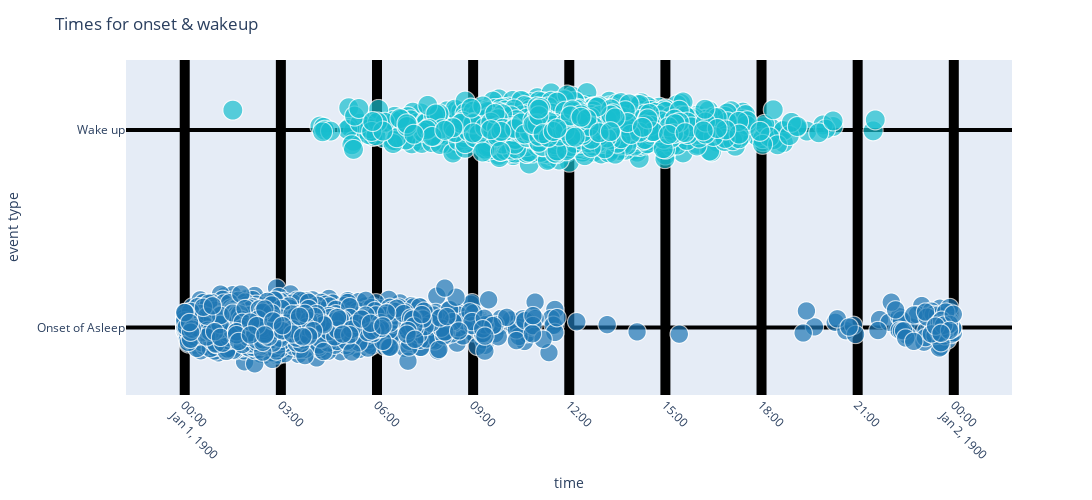

Here is the notebook cell this chart was saved with:
### Markdown cell above
----------------

### Code cell
import matplotlib.dates as mdates
my_colors = ["#f79256", "#fbd1a2", "#7dcfb6", "#00b2ca"]
train_events["time"] = train_events.timestamp.dt.time


df = train_events.copy()
df.time = pd.to_datetime(df.time, format='%H:%M:%S')
df.set_index(['time'],inplace=True)
df.event = df.event.astype(str)

df.event = df.event.astype(str)

def change_event_numeric(event):
    if event == "onset":
        return 1
    if event == "wakeup":
        return 2
    
df.event = df.event.apply(change_event_numeric)

def jitter(values,j= 0.01):
    return values + np.random.normal(j,0.05,values.shape)


# Create a scatter plot
fig = px.scatter(
    x=df.index,
    y=jitter(df["event"], 0.01),
    color=df["event"],
    size=df["event"] + 4,
    color_continuous_scale = px.colors.qualitative.D3
)

# Set the title and axis labels
fig.update_layout(
    title="Times for onset & wakeup",
    xaxis_title="time",
    yaxis_title="event type",
    width = 1500,
    height = 500,
    yaxis = dict(
        tickmode = 'array',
        tickvals = [1, 2],
        ticktext = ['Onset of Asleep', 'Wake up']
    )
)

fig.update(layout_coloraxis_showscale=False)
fig.update_xaxes(showline=False, linewidth=0, linecolor='black', gridcolor='black', gridwidth= 10)
fig.update_yaxes(showline=False, linewidth=0, linecolor='black', gridcolor='black', gridwidth= 4)

# Rotate the x-axis ticks
fig.update_xaxes(tickangle=45)
fig.show()

### Figure 1 — Plotly figure (JSON) as saved in the notebook; plotly's stock layout.template omitted (floating-point values rounded to 4 significant figures; data arrays with more than 128 entries replaced by an {"elided": "..."} marker saying what was removed)
{"data": [{"hovertemplate": "x=%{x}<br>y=%{y}<br>size=%{marker.size}<br>color=%{marker.color}<extra></extra>", "legendgroup": "", "marker": {"color": {"elided": "14510 int values"}, "coloraxis": "coloraxis", "size": {"elided": "14510 int values"}, "sizemode": "area", "sizeref": 0.015, "symbol": "circle"}, "mode": "markers", "name": "", "showlegend": false, "type": "scattergl", "x": {"elided": "14510 str values"}, "xaxis": "x", "y": {"elided": "14510 float values"}, "yaxis": "y"}], "layout": {"coloraxis": {"colorbar": {"title": {"text": "color"}}, "colorscale": [[0, "#1F77B4"], [0.1111, "#FF7F0E"], [0.2222, "#2CA02C"], [0.3333, "#D62728"], [0.4444, "#9467BD"], [0.5556, "#8C564B"], [0.6667, "#E377C2"], [0.7778, "#7F7F7F"], [0.8889, "#BCBD22"], [1, "#17BECF"]], "showscale": false}, "height": 500, "legend": {"itemsizing": "constant", "tracegroupgap": 0}, "margin": {"t": 60}, "title": {"text": "Times for onset & wakeup"}, "width": 1500, "xaxis": {"anchor": "y", "domain": [0, 1], "gridcolor": "black", "gridwidth": 10, "linecolor": "black", "linewidth": 0, "showline": false, "tickangle": 45, "title": {"text": "time"}}, "yaxis": {"anchor": "x", "domain": [0, 1], "gridcolor": "black", "gridwidth": 4, "linecolor": "black", "linewidth": 0, "showline": false, "tickmode": "array", "ticktext": ["Onset of Asleep", "Wake up"], "tickvals": [1, 2], "title": {"text": "event type"}}}}
